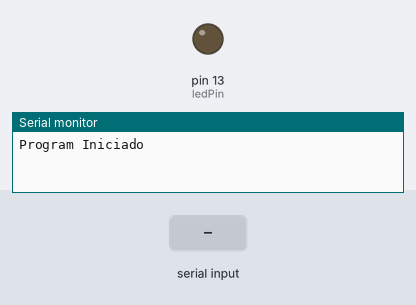
The sketch below on a simulated Arduino Uno, built with avr-gcc and run on an emulated ATmega328P. On the bench: output pins drawn as LEDs (lit = HIGH), the last lines printed to the serial monitor. Inputs (shaded band) come from the test bench.

Above: at 1.2 s.
1.3 s: "S" received over Serial
At 1.8 s:
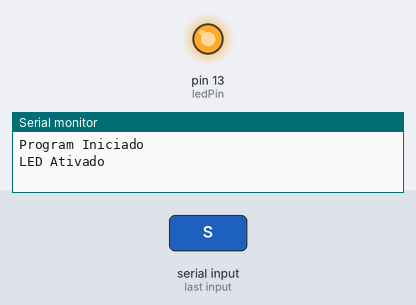
2.8 s: "N" received over Serial
At 4.2 s:
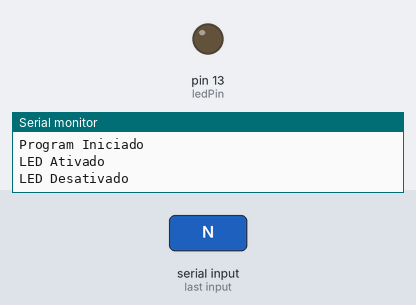
Timing chart, 0 to 5.8 s (numbered marks = the images above; inputs shaded):
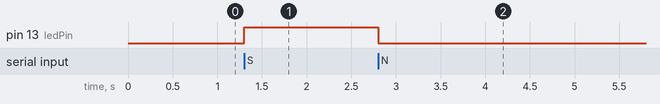

The sketch:

teste1_ino_-_C_pia.ino
```cpp
int ledPin = 13;  // choose the pin for the LED
int val = 0;      // variable for reading the pin status
char msg = '  ';   // variable to hold data from serial
int var = 0;
int aux = 0;

void setup() {
  pinMode(ledPin, OUTPUT);      // declare LED as output
  Serial.begin(9600);
  Serial.print("Program Iniciado\n");
}

void loop(){
        // While data is sent over serial assign it to the msg
    while (Serial.available()>0){
        msg=Serial.read();
    }

  // Turn LED on/off if we recieve 'Y'/'N' over serial
  if (msg=='S') {
    digitalWrite(ledPin, HIGH);  // turn LED ON
    Serial.print("LED Ativado\n");
    msg=' ';
    var = 0;
    aux=0;
  } else if (msg=='N') {
     if (var == 0) {
       Serial.print("LED Desativado\n");
       var++;
       msg=' ';
       aux=0;
     }

    digitalWrite(ledPin, LOW); // turn LED OFF
  } else if (msg=='f') {
      if (aux == 0) {
        Serial.print("sair\n");
       msg=' ';
        aux++;
        var=0;
      }


  }
}
```

Measured:
- after the input at 1.3 s, pin 13 (ledPin): LOW → HIGH at once
- after the input at 2.8 s, pin 13 (ledPin): HIGH → LOW at once
